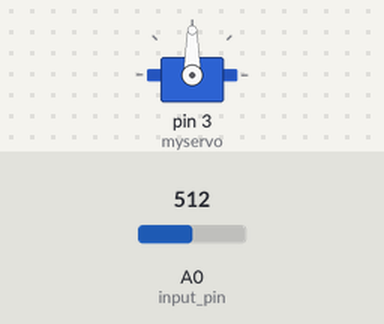
A sketch run on a simulated Arduino Uno, built with avr-gcc and run on an emulated ATmega328P. On the bench: servo. The test bench sets the inputs (shaded band); at power-on: A0 (input_pin) = 512.

Above: at 1.2 s.
1.3 s: A0 (input_pin) set to 716
At 2.5 s:
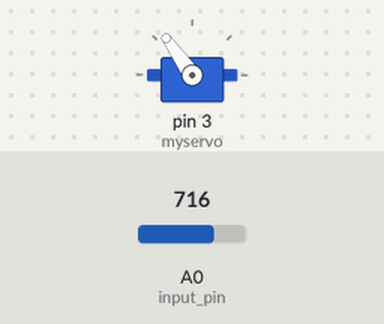
2.8 s: A0 (input_pin) set to 900
At 3.4 s:
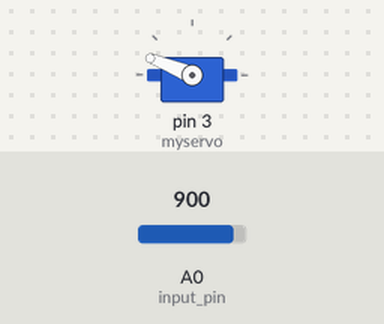
4.3 s: A0 (input_pin) set to 1023
At 4.8 s:
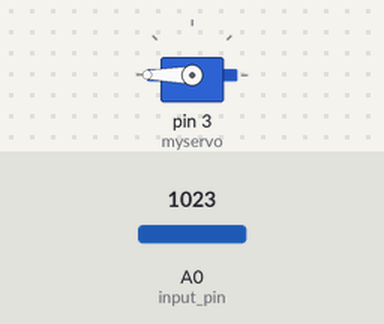
5.8 s: A0 (input_pin) set to 306
At 6.9 s:
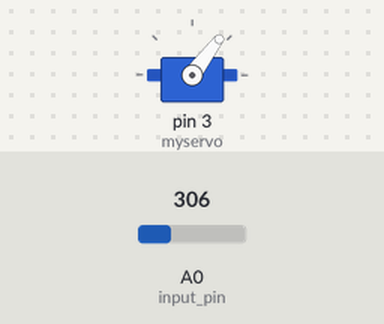
7.3 s: A0 (input_pin) set to 122
At 8.3 s:
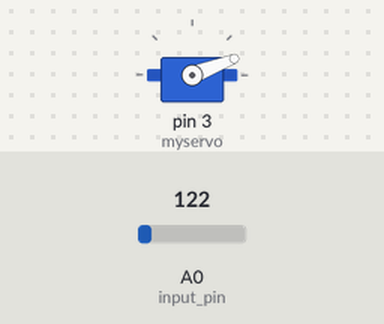
Timing chart, 0 to 9.8 s (numbered marks = the images above; inputs shaded):
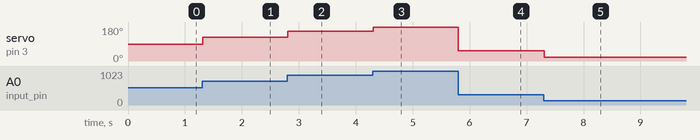

Measured:
- after the input at 1.3 s, servo on pin 3 (myservo): 90° → 125° at once
- after the input at 2.8 s, servo on pin 3 (myservo): 125° → 158° at once
- after the input at 4.3 s, servo on pin 3 (myservo): 158° → 180° at once
- after the input at 5.8 s, servo on pin 3 (myservo): 180° → 53° at once
- after the input at 7.3 s, servo on pin 3 (myservo): 53° → 21° at once

The sketch:

Motor_example.ino
```cpp
#include <Arduino.h>
#include <Servo.h>

#define input_pin A0
Servo myservo;
int val;

void setup() {
  myservo.attach(3);
}

void loop() {
  val = analogRead(input_pin);
  val = map(val, 0, 1023, 0, 180);
  myservo.write(val);
  delay(15);
}
```
